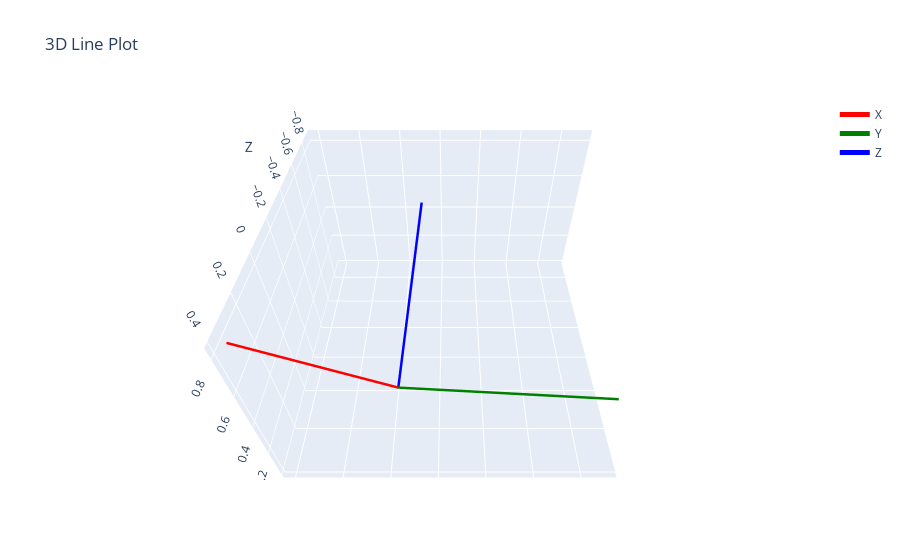

Write notebook code for a chart like this one.
### Code cell
# apply and check rotation for one sequnece

n_sequence = 1

file_destin = (data_dir / 'Qualisys' / ('sequence' + str(n_sequence) + '_6D.tsv')).resolve()
Data_Qualisys = pd.read_csv(file_destin, sep='\t' , decimal=',', header = line_number, usecols = range(0,18)).astype(Qualisys_dtypes)

Data_Qualisys.rename(columns={'Frame': 'frame_idx', 'Right_Hand X': 'Handpoint_X', 'Y': 'Handpoint_Y', 'Z': 'Handpoint_Z', 'Time': 'timestamp'}, inplace=True)
Data_Qualisys.loc[:, 'frame_idx'] = Data_Qualisys.loc[:, 'frame_idx'] - 1

# display coordinate system of the hand
row = Data_Qualisys.iloc[0,:]
rot_mat = row[['Rot[0]', 'Rot[1]', 'Rot[2]', 'Rot[3]', 'Rot[4]', 'Rot[5]', 'Rot[6]', 'Rot[7]', 'Rot[8]']].values.reshape(3, 3).transpose()

fig = go.Figure()

rot_mat = trans @ rot_mat
# Add the 3D line
fig.add_trace(go.Scatter3d(
    x=[0, rot_mat[0, 0]],
    y=[0, rot_mat[1, 0]],
    z=[0, rot_mat[2, 0]],
    mode='lines',
    line=dict(color='red', width=5),
    name = 'X'
))
fig.add_trace(go.Scatter3d(
    y=[0, rot_mat[1, 1]],
    z=[0, rot_mat[2, 1]],
    x=[0, rot_mat[0, 1]],
    mode='lines',
    line=dict(color='green', width=5),
    name='Y'
))
fig.add_trace(go.Scatter3d(
    x=[0, rot_mat[0, 2]],
    y=[0, rot_mat[1, 2]],
    z=[0, rot_mat[2, 2]],
    mode='lines',
    line=dict(color='blue', width=5),
    name='Z'
))

# Set plot title and labels
fig.update_layout(
    title='3D Line Plot',
    scene=dict(
        xaxis_title='X',
        yaxis_title='Y',
        zaxis_title='Z',
        camera=dict(
            eye=dict(x=0, y=1.25, z=1.25),  # Adjust the camera position
            up = dict(x=0, y=1, z=0)
        )
    )
)

### Figure 1 — Plotly figure (JSON) as saved in the notebook; plotly's stock layout.template omitted (floating-point values rounded to 4 significant figures)
{"data": [{"line": {"color": "red", "width": 5}, "mode": "lines", "name": "X", "type": "scatter3d", "x": [0, -0.4096], "y": [0, 0.8277], "z": [0, 0.3836]}, {"line": {"color": "green", "width": 5}, "mode": "lines", "name": "Y", "type": "scatter3d", "x": [0, 0.9074], "y": [0, 0.3264], "z": [0, 0.2647]}, {"line": {"color": "blue", "width": 5}, "mode": "lines", "name": "Z", "type": "scatter3d", "x": [0, 0.09387], "y": [0, 0.4565], "z": [0, -0.8848]}], "layout": {"scene": {"camera": {"eye": {"x": 0, "y": 1.25, "z": 1.25}, "up": {"x": 0, "y": 1, "z": 0}}, "xaxis": {"title": {"text": "X"}}, "yaxis": {"title": {"text": "Y"}}, "zaxis": {"title": {"text": "Z"}}}, "title": {"text": "3D Line Plot"}}}
